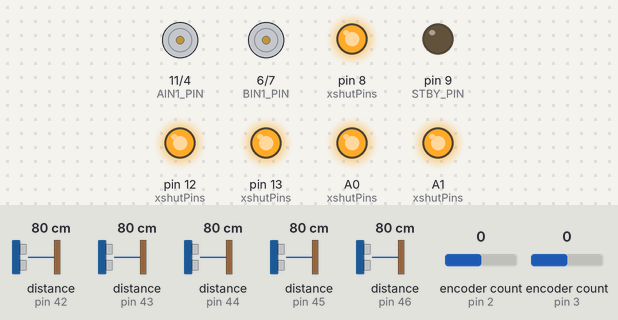
This sketch was run on a simulated Arduino Nano, built with avr-gcc and run on an emulated ATmega328P. Parts: motor-driver pin pairs drawn as motors (green arrow = first pin HIGH = forward, orange = second pin HIGH = backward, longer = more drive, scaled by the enable pin, stopped while the standby pin is LOW), output pins drawn as LEDs (lit = HIGH). Inputs (shaded band) come from the test bench; at power-on: distance to the obstacle (sensors on pin 42, pin 43, pin 44, pin 45, pin 46) 80 cm, encoder count (sensors on pin 2, pin 3) 0.

Above: at 0.1 s.
At 1.3 s:
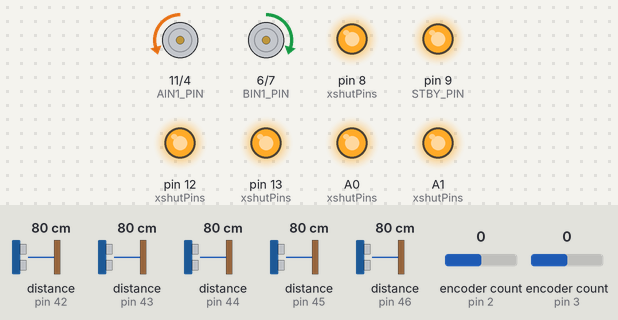
Timing chart, 0 to 2.8 s (numbered marks = the images above):
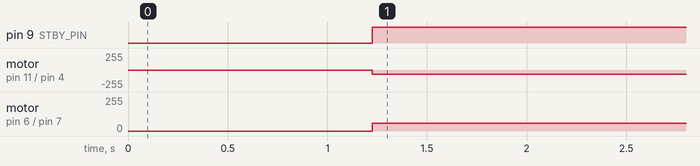

The sketch:

Maze_Solver.ino
```cpp
/*******************************************************
* Micromouse Maze Solver - 10x10cm Grid
* Hardware: Arduino Nano, TB6612FNG, N20 Encoders, 5x VL53L0X
*******************************************************/
#include <Arduino.h>
#include <Wire.h>
#include <Encoder.h>
#include <VL53L0X.h> // Make sure to install Pololu's VL53L0X library

// =====================================================
// PIN CONFIGURATION (Note: PWMB and XSHUT_LEFT swapped!)
// =====================================================
// Motor Driver (TB6612FNG)
#define STBY_PIN   9
#define AIN1_PIN   11   // Left motor
#define AIN2_PIN   4
#define PWMA_PIN   5    // Left motor PWM
#define BIN1_PIN   6    // Right motor
#define BIN2_PIN   7
#define PWMB_PIN   10   // Right motor PWM (Changed from 8 to 10 for PWM)

// Encoders (Pins 2 and 3 are hardware interrupts on Nano)
#define ENC_L_A    3
#define ENC_L_B    A3
#define ENC_R_A    2
#define ENC_R_B    A2

// VL53L0X XSHUT pins
#define XSHUT_FRONT        12
#define XSHUT_FRONT_LEFT   A1
#define XSHUT_FRONT_RIGHT  A0
#define XSHUT_LEFT         8    // (Changed from 10 to 8)
#define XSHUT_RIGHT        13

// =====================================================
// ROBOT PARAMETERS & MATH
// =====================================================
#define CELL_SIZE_MM   100
#define FORWARD_SPEED  70
#define MAX_SPEED      100
#define TURN_SPEED     60

// Tunable PID Constants for Wall Following
float Kp_wall = 0.8;
float Kd_wall = 2.5;

// Kinematics (Tune TRACK_WIDTH_MM based on your physical robot)
#define TICKS_PER_MM     4.244
#define TRACK_WIDTH_MM   75.0   // <--- CHANGE THIS to your actual wheel-to-wheel distance

// =====================================================
// SENSORS & ENCODERS
// =====================================================
VL53L0X sensorF, sensorFL, sensorFR, sensorL, sensorR;

Encoder leftEncoder(ENC_L_A, ENC_L_B);
Encoder rightEncoder(ENC_R_A, ENC_R_B);

int distF = 500, distFL = 500, distFR = 500, distL = 500, distR = 500;

enum Action { MOVE_FORWARD, TURN_LEFT, TURN_RIGHT, TURN_BACK };

// =====================================================
// MOTOR CONTROL LOGIC
// =====================================================
void setMotors(int leftSpeed, int rightSpeed) {
  digitalWrite(STBY_PIN, HIGH); // Enable TB6612FNG

  // Left Motor
  digitalWrite(AIN1_PIN, leftSpeed >= 0 ? HIGH : LOW);
  digitalWrite(AIN2_PIN, leftSpeed >= 0 ? LOW : HIGH);
  analogWrite(PWMA_PIN, constrain(abs(leftSpeed), 0, 255));

  // Right Motor
  digitalWrite(BIN1_PIN, rightSpeed >= 0 ? HIGH : LOW);
  digitalWrite(BIN2_PIN, rightSpeed >= 0 ? LOW : HIGH);
  analogWrite(PWMB_PIN, constrain(abs(rightSpeed), 0, 255));
}

void stopMotors() {
  setMotors(0, 0);
  digitalWrite(STBY_PIN, LOW); // Put driver in standby to save power/brake
}

// =====================================================
// SENSOR READING & DECISION
// =====================================================
void readSensors() {
  distF  = sensorF.readRangeContinuousMillimeters();
  distFL = sensorFL.readRangeContinuousMillimeters();
  distFR = sensorFR.readRangeContinuousMillimeters();
  distL  = sensorL.readRangeContinuousMillimeters();
  distR  = sensorR.readRangeContinuousMillimeters();
}

Action decideNextMove() {
  // Threshold for wall detection (adjust based on cell size 100mm)
  int threshold = 80;

  // Use front three sensors to reliably detect a frontal wall
  bool wallFront = (distF < threshold || distFL < threshold || distFR < threshold);
  bool wallLeft  = (distL < threshold);
  bool wallRight = (distR < threshold);

  // Left-Hand Rule Maze Solving
  if (!wallLeft) return TURN_LEFT;       // Always turn left if open
  if (!wallFront) return MOVE_FORWARD;   // Go straight if left is blocked but front is open
  if (!wallRight) return TURN_RIGHT;     // Turn right if left and front are blocked
  return TURN_BACK;                      // Dead end
}

// =====================================================
// MOVEMENT FUNCTIONS
// =====================================================
void moveForwardPID(int mm) {
  leftEncoder.write(0);
  rightEncoder.write(0);
  int prevError = 0;
  long targetTicks = mm * TICKS_PER_MM;

  while (true) {
    readSensors();
    long traveledL = abs(leftEncoder.read());
    long traveledR = abs(rightEncoder.read());

    if ((traveledL + traveledR) / 2 >= targetTicks) break;

    int error = 0;
    // Only use PID if we are between two walls. Otherwise, rely on encoders for straightness.
    if (distL < 80 && distR < 80) {
      error = distL - distR;
    } else {
      // Sync encoders if no walls to track
      error = traveledL - traveledR;
    }

    int correction = (Kp_wall * error) + (Kd_wall * (error - prevError));
    prevError = error;

    int lSpeed = constrain(FORWARD_SPEED + correction, 0, MAX_SPEED);
    int rSpeed = constrain(FORWARD_SPEED - correction, 0, MAX_SPEED);

    setMotors(lSpeed, rSpeed);
  }
  stopMotors();
}

void rotate(int dir, int angle) {
  // dir: 1 for Left, -1 for Right
  leftEncoder.write(0);
  rightEncoder.write(0);

  // Calculate arc length for the wheel to travel
  float arcLength = (PI * TRACK_WIDTH_MM * angle) / 360.0;
  long targetTicks = arcLength * TICKS_PER_MM;

  while (abs(leftEncoder.read()) < targetTicks) {
    // Spin in place
    setMotors(-dir * TURN_SPEED, dir * TURN_SPEED);
  }
  stopMotors();
}

// =====================================================
// SETUP & INITIALIZATION
// =====================================================
void setup() {
  Serial.begin(115200);
  Wire.begin();
  Wire.setClock(400000); // Fast I2C

  // Motor Pins
  pinMode(STBY_PIN, OUTPUT);
  pinMode(AIN1_PIN, OUTPUT); pinMode(AIN2_PIN, OUTPUT); pinMode(PWMA_PIN, OUTPUT);
  pinMode(BIN1_PIN, OUTPUT); pinMode(BIN2_PIN, OUTPUT); pinMode(PWMB_PIN, OUTPUT);

  // Init XSHUT pins
  int xshutPins[] = {XSHUT_FRONT, XSHUT_FRONT_LEFT, XSHUT_FRONT_RIGHT, XSHUT_LEFT, XSHUT_RIGHT};
  for (int i = 0; i < 5; i++) {
    pinMode(xshutPins[i], OUTPUT);
    digitalWrite(xshutPins[i], LOW); // Turn off all sensors
  }
  delay(10);

  // Initialize Sensors sequentially with new addresses
  VL53L0X* sensors[] = {&sensorF, &sensorFL, &sensorFR, &sensorL, &sensorR};
  uint8_t addresses[] = {0x2A, 0x2B, 0x2C, 0x2D, 0x2E};

  for (int i = 0; i < 5; i++) {
    digitalWrite(xshutPins[i], HIGH);
    delay(10);
    sensors[i]->setTimeout(500);
    if (!sensors[i]->init()) {
      Serial.print("Failed to detect sensor "); Serial.println(i);
      while (1);
    }
    sensors[i]->setAddress(addresses[i]);
    sensors[i]->startContinuous(20); // 20ms continuous reading
  }
  delay(1000); // Brief pause before starting
}

// =====================================================
// MAIN LOOP
// =====================================================
void loop() {
  readSensors();
  Action action = decideNextMove();

  switch (action) {
    case MOVE_FORWARD:
      moveForwardPID(CELL_SIZE_MM);
      break;
    case TURN_LEFT:
      rotate(1, 90);
      moveForwardPID(CELL_SIZE_MM); // Move into the cell after turning
      break;
    case TURN_RIGHT:
      rotate(-1, 90);
      moveForwardPID(CELL_SIZE_MM);
      break;
    case TURN_BACK:
      rotate(1, 180);
      moveForwardPID(CELL_SIZE_MM);
      break;
  }
  delay(150); // Small pause to stabilize sensor readings
}
```

Measured:
- by itself, pin 9 (STBY_PIN): LOW → HIGH at 1.2 s
- by itself, motor on pin 11 (AIN1_PIN) / pin 4 (AIN2_PIN): stopped → backward 60/255 at 1.2 s
- by itself, motor on pin 6 (BIN1_PIN) / pin 7 (BIN2_PIN): stopped → forward 60/255 at 1.2 s
